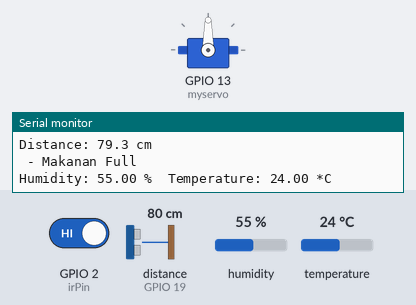
This sketch was run on a simulated ESP32. Shown: servo, the last lines printed to the serial monitor. Wiring (inferred from the names in the program): ultrasonic range finder: trigger GPIO 18; echo GPIO 19. The inputs (shaded band) are chosen by the test bench; at power-on: GPIO 2 (irPin) HIGH, distance to the obstacle (sensor on GPIO 19) 80 cm, humidity 55 %, temperature 24 °C. The echo pulse lasts 58.3 µs per cm; WiFi joins after 1.5 s; servers stay silent unless stated; no MQTT or app messages arrive unless stated.

Above: at 3.2 s.
3.3 s: GPIO 2 (irPin) driven LOW
At 3.51 s:
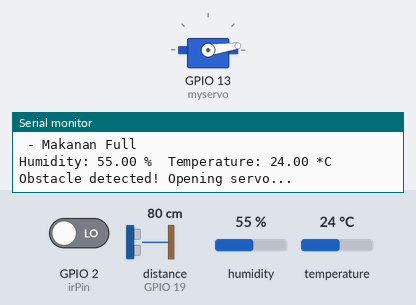
At 4.11 s:
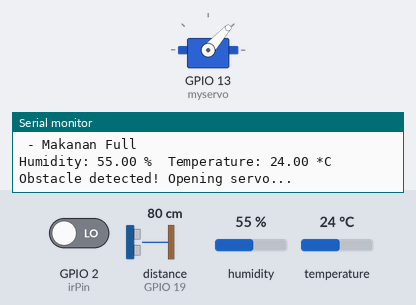
Timing chart, 0 to 6.3 s (numbered marks = the images above; inputs shaded):
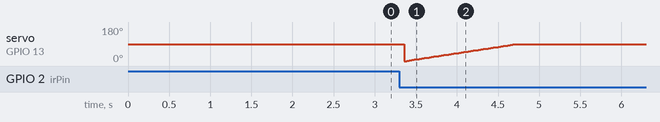

The sketch:

PROJECTPETFIX.ino
```cpp
#include <WiFi.h>
#include <PubSubClient.h>
#include <ESP32Servo.h>
#include <DHT.h>

// WiFi parameters
const char* ssid = "hidayah";
const char* password = "fari1234";

// Thingsboard parameters
const char* mqtt_server = "thingsboard.cloud";
const int mqtt_port = 1883;
const char* mqtt_user = "fari77";
const char* mqtt_pass = "1234";

WiFiClient espClient;
PubSubClient client(espClient);

// Define pins and variables
Servo myservo;
int pos = 0;
const int irPin = 2;
const int trigPin = 18;
const int echoPin = 19;

const int maxDistance = 25; // in cm
const int minDistance = 10;  // in cm

#define DHTPIN 22
#define DHTTYPE DHT11

DHT dht(DHTPIN, DHTTYPE);

void setup() {
  Serial.begin(115200);
  myservo.attach(13);

  pinMode(irPin, INPUT);
  pinMode(trigPin, OUTPUT);
  pinMode(echoPin, INPUT);

  dht.begin();

  WiFi.begin(ssid, password);

  while (WiFi.status() != WL_CONNECTED) {
    delay(1000);
    Serial.println("Connecting to WiFi...");
  }

  Serial.println("Connected to WiFi");

  client.setServer(mqtt_server, mqtt_port);

  while (!client.connected()) {
    Serial.println("Connecting to MQTT...");
    if (client.connect("ESP32Client", mqtt_user, mqtt_pass)) {
      Serial.println("Connected to MQTT");
    } else {
      Serial.print("Failed with state ");
      Serial.print(client.state());
      delay(2000);
    }
  }
}

void loop() {
  // ... (Kode yang sudah ada sebelumnya)
  // Check IR sensor for obstacle
  int irValue = digitalRead(irPin);
  if (irValue == LOW) {
    Serial.println("Obstacle detected! Opening servo...");

    for (pos = 0; pos <= 90; pos += 1) {
      myservo.write(pos);
      delay(15);
    }

    Serial.println("Servo opened!");

    delay(10000);

    for (pos = 90; pos >= 0; pos -= 1) {
      myservo.write(pos);
      delay(15);
    }

    Serial.println("Servo closed!");
  } else {
    Serial.println("No obstacle");
  }

  // Read ultrasonic sensor distance
  digitalWrite(trigPin, LOW);
  delayMicroseconds(2);
  digitalWrite(trigPin, HIGH);
  delayMicroseconds(10);
  digitalWrite(trigPin, LOW);
  long duration = pulseIn(echoPin, HIGH);
  float distance = duration * 0.034 / 2;

  Serial.print("Distance: ");
  Serial.print(distance, 1);
  Serial.println(" cm");

  // Kirim data distance ke ThingsBoard
  String distanceStr = String(distance);
  client.publish("v1/devices/me/telemetry", ("{\"distance\":\""+distanceStr+"\"}").c_str(), true);

  // ... (Kode yang sudah ada sebelumnya)

  if (distance > maxDistance) {
    Serial.println(" - Makanan Full");
  } else if (distance < minDistance) {
    Serial.println(" - Makanan Habis");
  } else {
    Serial.println("");
  }

  // Read DHT sensor values
  float h = dht.readHumidity();
  float t = dht.readTemperature();

  if (isnan(h) || isnan(t)) {
    Serial.println("Failed to read from DHT sensor!");
  } else {
    Serial.print("Humidity: ");
    Serial.print(h);
    Serial.print(" %\t");
    Serial.print("Temperature: ");
    Serial.print(t);
    Serial.println(" *C ");
    String hStr = String(h);
    String tStr = String(t);
    client.publish("v1/devices/me/telemetry", ("{\"humidity\":\""+hStr+"\",\"temperature\":\""+tStr+"\"}").c_str(), true);
  }

  delay(100);
  client.loop();
}
```
